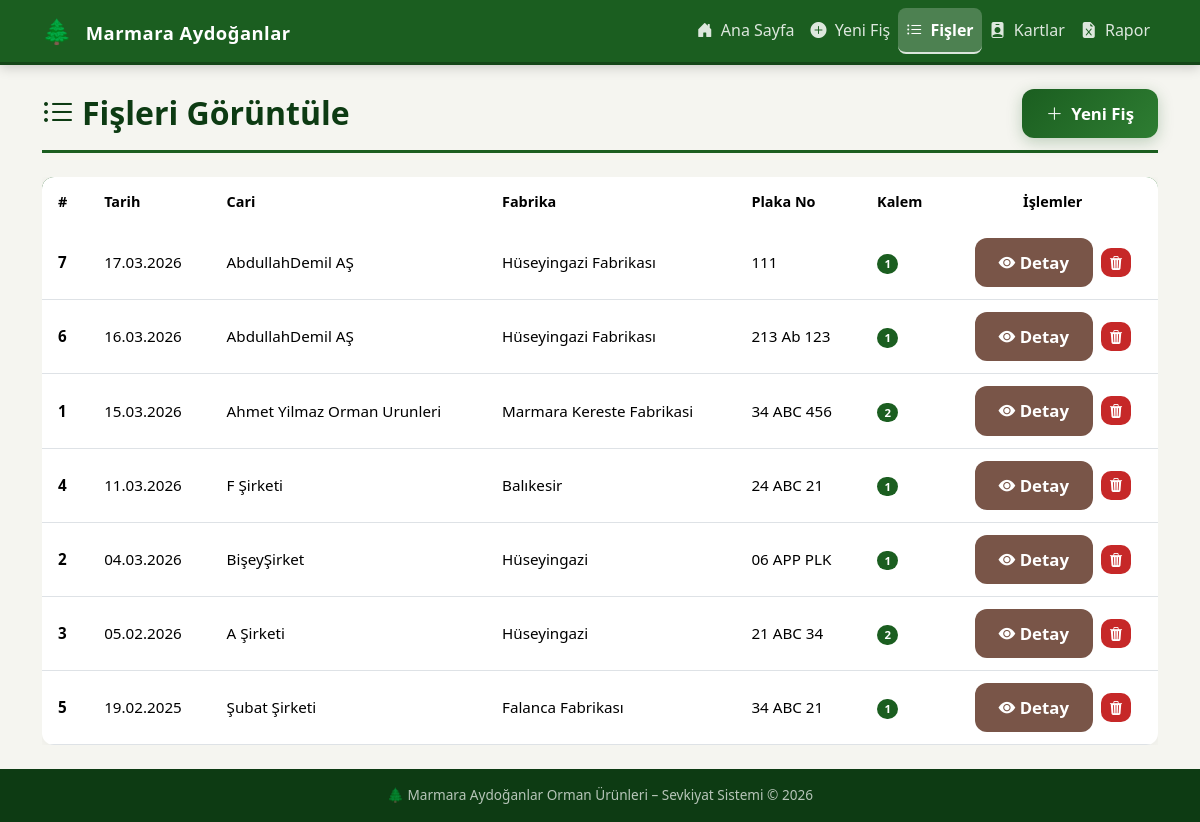
The page /fisleri_goruntule on the database as committed earlier.
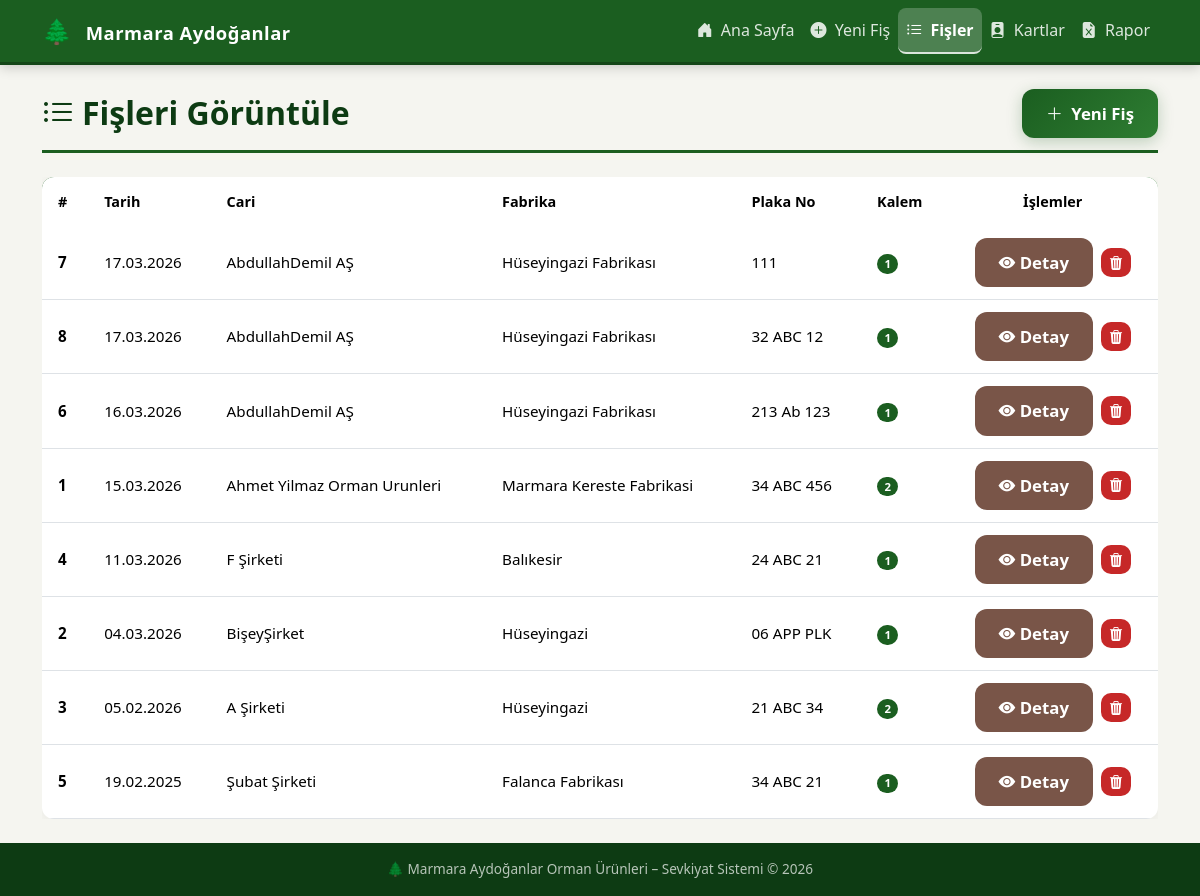
The same page on the database as committed later.
### app.py (models this page shows, shortened)
class Fis(db.Model):
    __tablename__ = "fis"
    id = db.Column(db.Integer, primary_key=True)
    tarih = db.Column(db.Date, nullable=False, default=lambda: get_istanbul_time().date())
    sevk_eden_cari = db.Column(db.String(200), nullable=False)
    sevk_yeri_fabrika = db.Column(db.String(200), nullable=False)
    sevk_yeri_fis_no = db.Column(db.String(100), nullable=False)
    plaka_no = db.Column(db.String(50), nullable=False)
    detaylar = db.relationship(
        "FisDetayi", backref="fis", lazy=True, cascade="all, delete-orphan"
    )

### app.py (the view)
@app.route("/fisleri_goruntule")
def fisleri_goruntule():
    fisler = Fis.query.order_by(Fis.tarih.desc()).all()
    return render_template("fisleri_goruntule.html", fisler=fisler)

### templates/fisleri_goruntule.html (shortened to what this page needs)
{% extends "base.html" %}
{% block content %}
<div class="page-header d-flex justify-content-between align-items-center flex-wrap gap-2">
    <h2><i class="bi bi-list-ul me-2"></i>Fişleri Görüntüle</h2>
    <a href="{{ url_for('yeni_fis_formu') }}" class="btn btn-ma-primary">
        <i class="bi bi-plus-lg me-1"></i> Yeni Fiş
    </a>
</div>
{% if fisler %}
<div class="table-responsive d-none d-md-block">
    <table class="table table-ma table-hover mb-0">
        <thead>
            <tr>
                <th>#</th>
                <th>Tarih</th>
                <th>Cari</th>
                <th>Fabrika</th>
                <th>Plaka No</th>
                <th>Kalem</th>
                <th class="text-center">İşlemler</th>
            </tr>
        </thead>
        <tbody>
            {% for fis in fisler %}
            <tr>
                <td><strong>{{ fis.id }}</strong></td>
                <td>{{ fis.tarih.strftime('%d.%m.%Y') }}</td>
                <td>{{ fis.sevk_eden_cari }}</td>
                <td>{{ fis.sevk_yeri_fabrika }}</td>
                <td>{{ fis.plaka_no }}</td>
                <td>
                    <span class="badge rounded-pill" style="background:var(--ma-primary);">
                        {{ fis.detaylar | length }}
                    </span>
                </td>
                <td class="text-center">
                    <a href="{{ url_for('fis_detay', fis_id=fis.id) }}" class="btn btn-sm btn-ma-accent me-1">
                        <i class="bi bi-eye-fill"></i> Detay
                    </a>
                    <button type="button"
                            class="btn btn-sm btn-ma-danger"
                            data-bs-toggle="modal"
                            data-bs-target="#silModal"
                            data-sil-url="{{ url_for('fis_sil', fis_id=fis.id) }}"
                            data-fis-id="{{ fis.id }}">
                        <i class="bi bi-trash3-fill"></i>
                    </button>
                </td>
            </tr>
            {% endfor %}
        </tbody>
    </table>
</div>
{% endif %}
{% endblock %}

Rows that differ between the two databases and show on the page:
added Fis: id "8", tarih "17.03.2026", sevk_eden_cari "AbdullahDemil AŞ", sevk_yeri_fabrika "Hüseyingazi Fabrikası", plaka_no "32 ABC 12", detaylar|length "1"
